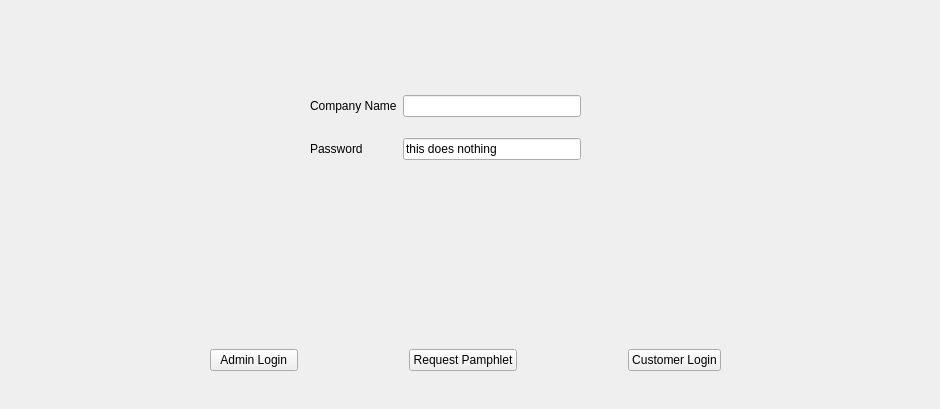
    <widget class="QWidget" name="Login">
     <widget class="QWidget" name="gridLayoutWidget">
      <property name="geometry">
       <rect>
        <x>310</x>
        <y>80</y>
        <width>271</width>
        <height>96</height>
       </rect>
      </property>
      <layout class="QGridLayout" name="gridLayout">
       <item row="2" column="1">
        <widget class="QLineEdit" name="address1Line">
         <property name="text">
          <string>this does nothing</string>
         </property>
        </widget>
       </item>
       <item row="1" column="1">
        <widget class="QLineEdit" name="CompanyNameLine"/>
       </item>
       <item row="1" column="0">
        <widget class="QLabel" name="label">
         <property name="text">
          <string>Company Name</string>
         </property>
        </widget>
       </item>
       <item row="2" column="0">
        <widget class="QLabel" name="label_2">
         <property name="text">
          <string>Password</string>
         </property>
        </widget>
       </item>
      </layout>
     </widget>
     <widget class="QWidget" name="horizontalLayoutWidget">
      <property name="geometry">
       <rect>
        <x>0</x>
        <y>320</y>
        <width>931</width>
        <height>80</height>
       </rect>
      </property>
      <layout class="QHBoxLayout" name="horizontalLayout">
       <item>
        <spacer name="horizontalSpacer_2">
         <property name="orientation">
          <enum>Qt::Horizontal</enum>
         </property>
         <property name="sizeHint" stdset="0">
          <size>
           <width>40</width>
           <height>20</height>
          </size>
         </property>
        </spacer>
       </item>
       <item>
        <spacer name="horizontalSpacer_3">
         <property name="orientation">
          <enum>Qt::Horizontal</enum>
         </property>
         <property name="sizeHint" stdset="0">
          <size>
           <width>40</width>
           <height>20</height>
          </size>
         </property>
        </spacer>
       </item>
       <item>
        <widget class="QPushButton" name="pushButton">
         <property name="text">
          <string>  Admin Login  </string>
         </property>
        </widget>
       </item>
       <item>
        <spacer name="horizontalSpacer_4">
         <property name="orientation">
          <enum>Qt::Horizontal</enum>
         </property>
         <property name="sizeHint" stdset="0">
          <size>
           <width>40</width>
           <height>20</height>
          </size>
         </property>
        </spacer>
       </item>
       <item>
        <widget class="QPushButton" name="pushButton_9">
         <property name="text">
          <string>Request Pamphlet</string>
         </property>
        </widget>
       </item>
       <item>
        <spacer name="horizontalSpacer_5">
         <property name="orientation">
          <enum>Qt::Horizontal</enum>
         </property>
         <property name="sizeHint" stdset="0">
          <size>
           <width>40</width>
           <height>20</height>
          </size>
         </property>
        </spacer>
       </item>
       <item>
        <widget class="QPushButton" name="pushButton_2">
         <property name="text">
          <string>Customer Login</string>
         </property>
        </widget>
       </item>
       <item>
        <spacer name="horizontalSpacer_7">
         <property name="orientation">
          <enum>Qt::Horizontal</enum>
         </property>
         <property name="sizeHint" stdset="0">
          <size>
           <width>40</width>
           <height>20</height>
          </size>
         </property>
        </spacer>
       </item>
       <item>
        <spacer name="horizontalSpacer">
         <property name="orientation">
          <enum>Qt::Horizontal</enum>
         </property>
         <property name="sizeHint" stdset="0">
          <size>
           <width>40</width>
           <height>20</height>
          </size>
         </property>
        </spacer>
       </item>
      </layout>
     </widget>
    </widget>
